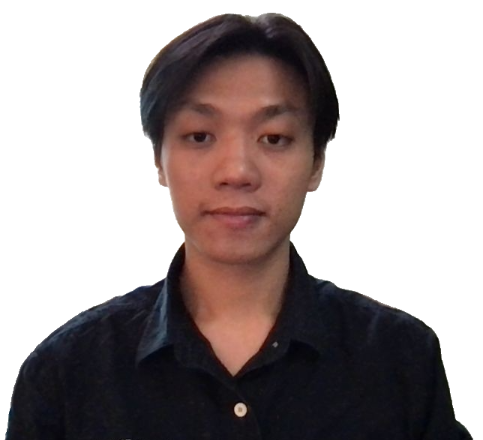
#> input picture webcam-toy-photo2.png, 483 x 440 px, found by its file name
$ jupyter execute --allow-errors 'Generative art.ipynb'
#> lines starting #> are read from the running program, lines starting #| are printed output that depends on the picture; after the words box and inside, x2 and y2 are one past the last pixel; in counts of white or black regions, pixels touching at a corner belong together
[cell 1]
import os
from os import path

CWD = os.getcwd()
ASSET_DIR = path.join(CWD, "../asset")
RESULT_DIR = path.join(CWD, "../.build")

WIDTH = 512
HEIGHT = 512

COLOR_MODE = "RGBA"

### Define Data Model

[cell 2]
import json
import itertools
import numpy as np
from typing import List
from serde import serialize, deserialize
from dataclasses import dataclass, asdict, field
from serde.json import from_json, to_json
from serde.yaml import from_yaml
from PIL import Image, ImageDraw, ImageFont


@dataclass
class Base:
    def serialize(self):
        return asdict(self)

MODE = {
  "sourceOver": "source-over",
  "sourceIn": "source-in",
  "sourceOut": "source-out",
  "sourceAtop": "source-out",
  "destinationOver": "destination-over",
  "destinationIn": "destination-in",
  "destinationOut": "destination-out",
  "destinationAtop": "destination-atop",
  "lighter": "lighter",
  "copy": "copy",
  "xor": "xor",
  "multiply": "multiply",
  "screen": "screen",
  "overlay": "overlay",
  "darken": "darken",
  "lighten": "lighten",
  "colorDodge": "color-dodge",
  "colorBurn": "color-burn",
  "hardLight": "hard-light",
  "softLight": "soft-light",
  "difference": "difference",
  "exclusion": "exclusion",
  "hue": "hue",
  "saturation": "saturation",
  "color": "color",
  "luminosity": "luminosity",
};


@serialize
@deserialize
@dataclass
class LayerElement(Base):
    idx: int
    name: str
    file_name: str
    file_path: str
    rarity_weight: float

    def to_string(self) -> str:
        return f"{self.idx}{self.name}{self.file_name}{self.rarity_weight}"

@serialize
@deserialize
@dataclass
class Layer(Base):
    idx: int
    name: str
    elements: List[LayerElement]
    opacity: float = field(default=0.7)
    blend: str = field(default=MODE["sourceOver"])

@serialize
@deserialize
@dataclass
class Configurations(Base):
    project: str
    number_of_variations: int
    layer_order: List[Layer]


    def get_layer_order(self):
        return map(lambda x: x.name, self.layer_order)

    # [10 lines left out: function get_combination, not called in this run]

tmp = json.dumps(
    {
        "project": "demo",
        "number_of_variations": 10,
        "layer_order": [
            {
                "name": "Background",
            },
            {
                "name": "Background",
                "opacity": 1,
                "blend": MODE["overlay"],
                'elements': [{'file_name': 'High#30.png',
                                'file_path': '/Users/lap-00893/Documents/max/nft-generator-engine/notebooks/../asset/demo/High#30.png',
                                'idx': 0,
                                'name': 'High#30',
                                'rarity_weight': 30.0}]
            }
        ]
    }
)

### Load configurations

[cell 3]
import yaml
import hashlib
from pprint import pprint


# [37 lines left out: function load_layer, not called in this run]


def load_configurations(
    project: str,
    config_file: str = "config.yml"
) -> Configurations:
    """
    Function handle load yaml file then serialize to
    Configurations Objects
    """
    dir_path = path.join(ASSET_DIR, project)
    config_file_path = path.join(dir_path, config_file)

#     Load master configuration
    with open(config_file_path) as f:
        data = yaml.load(f, Loader=yaml.FullLoader)
        data["project"] = project

    for i in range(len(data['layer_order'])):
        data['layer_order'][i]['idx'] = i
        data['layer_order'][i] = load_layer(dir_path,  data['layer_order'][i])

    return from_json(Configurations, json.dumps(data))


# [4 lines left out: function hash_dna, not called in this run]

#> (the rest of this cell did not finish here and is left out)

#> (a cell that did not finish here is left out)

#> (a cell that did not finish here is left out)

[cell 6]
import numpy as np
import cv2 as cv
from matplotlib import pyplot as plt
import sys
from  PIL  import Image

img = cv.imread('/Users/lap-00893/Documents/max/nft-generator-engine/webcam-toy-photo2.png', cv.IMREAD_UNCHANGED)
#> img is the input picture: shape (440, 483, 4); mean B, G, R, A 154.6, 154.7, 163.5, 255
original = img.copy()

l = int(max(5, 6))
u = int(min(6, 6))

ed = cv.cvtColor(img, cv.COLOR_BGR2GRAY)
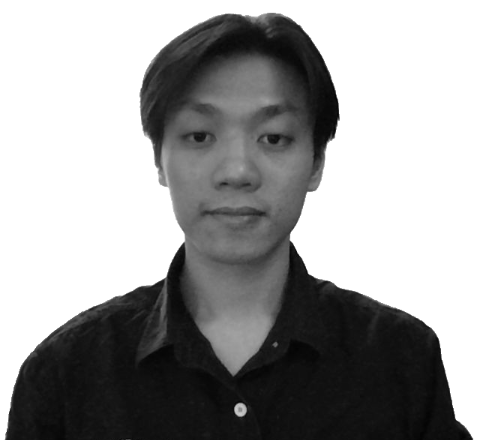
#> ed: shape (440, 483); min 3, max 255, mean 157.3
edges = cv.GaussianBlur(img, (21, 51), 3)
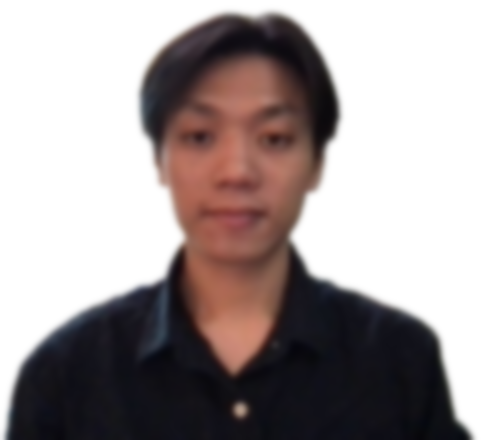
#> edges: shape (440, 483, 4); mean B, G, R, A 154.6, 154.7, 163.5, 255
edges = cv.cvtColor(edges, cv.COLOR_BGR2GRAY)
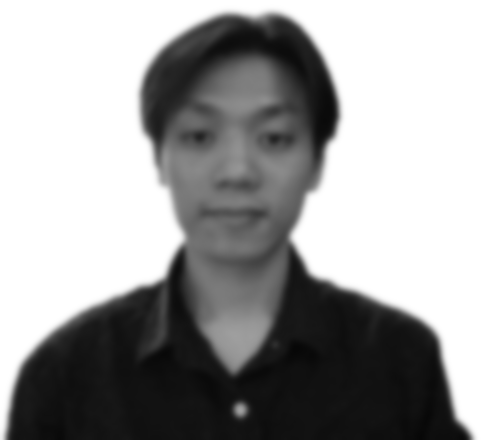
#> edges: shape (440, 483); min 7, max 255, mean 157.3
edges = cv.Canny(edges, l, u)
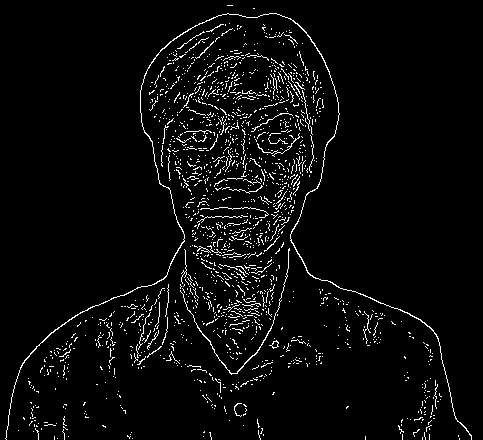
#> edges: shape (440, 483); 4.1% white in thin lines or dots

_, thresh = cv.threshold(edges, 0, 255, cv.THRESH_BINARY  + cv.THRESH_OTSU)
kernel = cv.getStructuringElement(cv.MORPH_ELLIPSE, (5, 5))
mask = cv.morphologyEx(thresh, cv.MORPH_CLOSE, kernel, iterations=4)
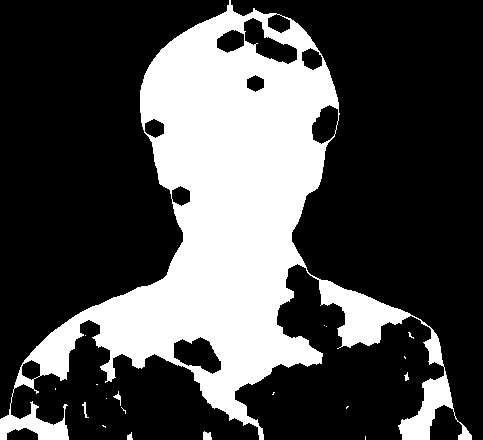
#> mask: shape (440, 483); 29.8% white; 19 white regions (13 under 20 px), largest, box (x1, y1, x2, y2) and area: (0, 0, 472, 440) 63164, (203, 431, 212, 440) 66, (113, 391, 121, 406) 39, (82, 402, 89, 418) 38, (127, 432, 133, 440) 32, (404, 372, 409, 381) 25

data = mask.tolist()
#> data = 440 items
sys.setrecursionlimit(10**8)
for i in  range(len(data)):
    for j in  range(len(data[i])):
        if data[i][j] !=  255:
            data[i][j] =  -1
        else:
            break
    for j in  range(len(data[i])-1, -1, -1):
        if data[i][j] !=  255:
            data[i][j] =  -1
        else:
            break
image = np.array(data)
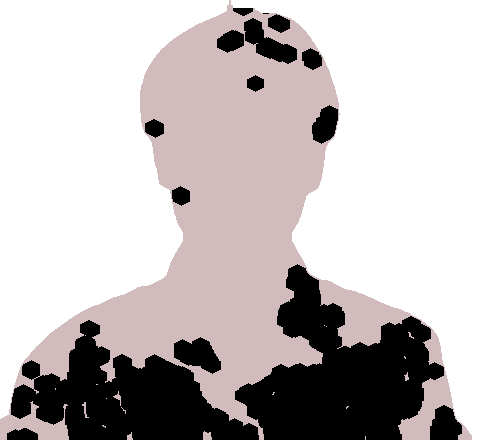
#> image: shape (440, 483) int64; 3 distinct labels, from -1 to 255; one colour per label, 0 black, -1 white
image[image !=  -1] =  255
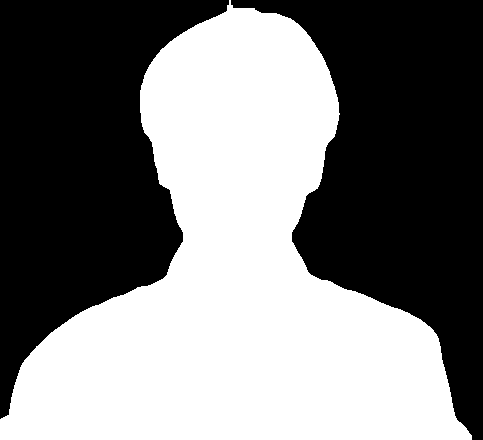
#> image: shape (440, 483) int64; values -1 (black) and 255 (white), 48.5% white; 1 white region, box (x1, y1, x2, y2) and area: (0, 0, 472, 440) 103070
image[image ==  -1] =  0

mask = np.array(image, np.uint8)

result = cv.bitwise_and(original, original, mask=mask)
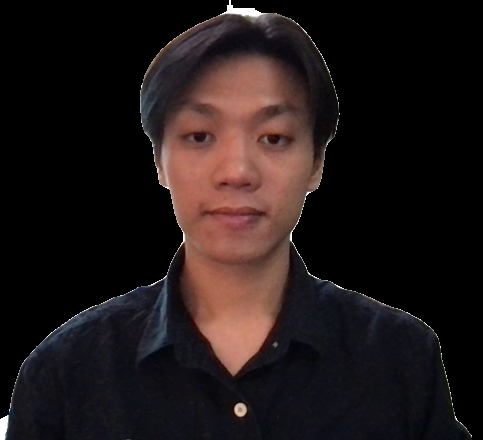
#> result: shape (440, 483, 4); mean B, G, R, A 23.4, 23.4, 32.3, 123.7
result[mask ==  0] =  255
cv.imwrite('bg.png', result)

img = Image.open('bg.png')
#> img: PIL image 483x440 RGBA
img.convert("RGBA")
datas = img.getdata()

newData = []
for item in datas:
    if item[0] ==  255  and item[1] ==  255  and item[2] ==  255:
        newData.append((255, 255, 255, 0))
    else:
        newData.append(item)
#> after the loop, newData = 212520 items

img.putdata(newData)
img.save(path.join(RESULT_DIR, "img.png"), "PNG")
